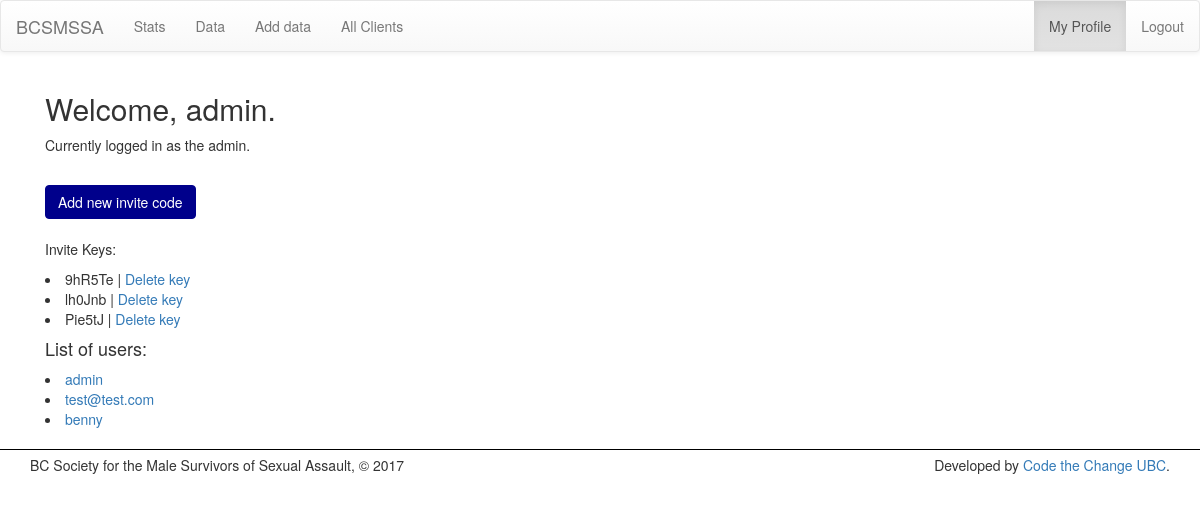
/profile/ (signed in), run on the app's committed database.
### stats/models.py (models this page shows, shortened)
class InviteKey( models.Model ):
    id = models.CharField(max_length=6, primary_key=True)

### stats/views.py (the view)
# urls.py: url(r'^profile/$', views.profile, name='profile'),
@login_required
def profile(request):
    data = {}
    if request.user.is_superuser:
        keys = InviteKey.objects.all()
        data['keys'] = keys
        data['users'] = User.objects.all()
    return render(request, 'stats/profile.html', data)

### stats/templates/stats/profile.html (shortened to what this page needs)
{% extends 'stats/base.html' %}
{% load static %}
{% block body %}
<div class='container profile-page'>
    <h2>Welcome, {{ user.username }}.</h2>
        {% if user.is_superuser %}
            <p>Currently logged in as the admin.</p><br>
            <button id="addkeybtn" class='btn'>Add new invite code</button>
            <br><br>
            <p>Invite Keys:</p>
            {% for k in keys %}
                <div class="{{ k.id }}_div">
                    <li>
                        {{ k.id }} | <a id="{{ k.id }}" class="del_btn">Delete key</a>
                    </li>
                </div>
            {% endfor %}
        {% endif %}
        <h4>List of users:</h4>
        {% for u in users %}
            <li><a href="/profile/{{ u.username }}">{{ u.username }}</a></li>
        {% endfor %}
</div>
{% endblock %}

### stats/static/stats/css/main.css (style rules this page uses)
#addkeybtn { background-color: darkblue; color: white; -o-transition:.5s; -ms-transition:.5s; -moz-transition:.5s; -webkit-transition:.5s; transition: .3s; border: solid darkblue 1px; }

### data on the page
InviteKey: id "9hR5Te"
InviteKey: id "lh0Jnb"
InviteKey: id "Pie5tJ"

### other printed values
{{ user.username }} "admin"
{{ u.username }} "admin"
{{ u.username }} "test@test.com"
{{ u.username }} "benny"
